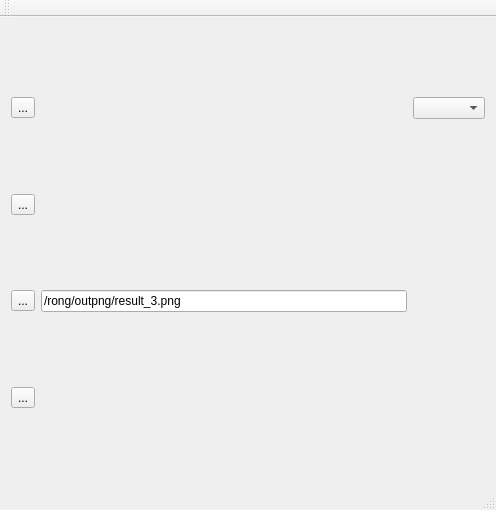
<?xml version="1.0" encoding="UTF-8"?>
<ui version="4.0">
 <class>MainWindow</class>
 <widget class="QMainWindow" name="MainWindow">
  <property name="geometry">
   <rect>
    <x>0</x>
    <y>0</y>
    <width>496</width>
    <height>510</height>
   </rect>
  </property>
  <property name="windowTitle">
   <string>MainWindow</string>
  </property>
  <widget class="QWidget" name="centralWidget">
   <layout class="QGridLayout" name="gridLayout">
    <item row="1" column="0">
     <widget class="QToolButton" name="toolButton_3">
      <property name="text">
       <string>...</string>
      </property>
     </widget>
    </item>
    <item row="3" column="0">
     <widget class="QToolButton" name="toolButton_4">
      <property name="text">
       <string>...</string>
      </property>
     </widget>
    </item>
    <item row="0" column="0">
     <widget class="QToolButton" name="toolButton">
      <property name="text">
       <string>...</string>
      </property>
     </widget>
    </item>
    <item row="2" column="0">
     <widget class="QToolButton" name="toolButton_2">
      <property name="text">
       <string>...</string>
      </property>
     </widget>
    </item>
    <item row="0" column="2" colspan="3">
     <widget class="QComboBox" name="comboBox"/>
    </item>
    <item row="2" column="1">
     <widget class="QLineEdit" name="lineEdit">
      <property name="text">
       <string>/rong/outpng/result_3.png</string>
      </property>
     </widget>
    </item>
   </layout>
  </widget>
  <widget class="QMenuBar" name="menuBar">
   <property name="geometry">
    <rect>
     <x>0</x>
     <y>0</y>
     <width>496</width>
     <height>22</height>
    </rect>
   </property>
  </widget>
  <widget class="QToolBar" name="mainToolBar">
   <attribute name="toolBarArea">
    <enum>TopToolBarArea</enum>
   </attribute>
   <attribute name="toolBarBreak">
    <bool>false</bool>
   </attribute>
  </widget>
  <widget class="QStatusBar" name="statusBar"/>
 </widget>
 <layoutdefault spacing="6" margin="11"/>
 <resources/>
 <connections/>
</ui>
